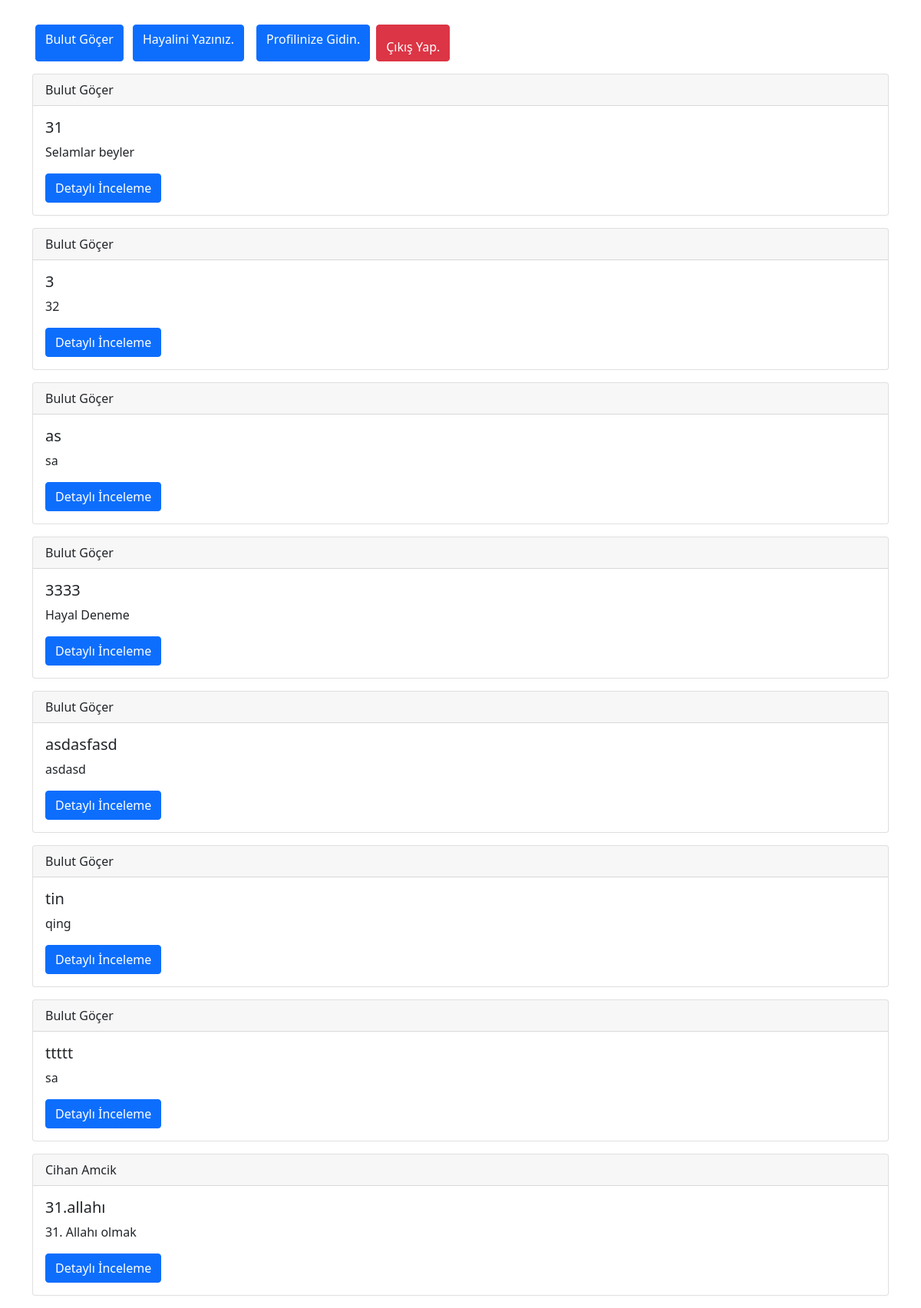
The page / (signed in) on the database its author committed.
### user.py (models this page shows, shortened)
class DreamModel(db.Model):
    __tablename__ = "dreams"
    id = db.Column(db.Integer, primary_key=True, autoincrement=True)
    dream = db.Column(db.String(300), nullable=False)
    detail = db.Column(db.Text)
    quote = db.Column(db.String(300), nullable=False)
    user_id = db.Column(db.Integer, db.ForeignKey('users.id'))
    user = db.relationship("UserModel")
    @classmethod
    def find_all(cls):
        return cls.query.all()
    def get_user_id(self):
        return self.user_id

### app.py (the view)
@app.route('/', methods=["GET"])
def home():
    if 'email' in session:
        email = session['email']
        me = UserModel.find_by_email(email=email)
        name = me.get_name_surname()
        return render_template('home.html', me=me, dreams=dream_list_by_name(), name=name)
    return render_template('home.html', me=False, dreams=[])

### app.py (called while the page is built)
def dream_list_by_name():
    dreams = DreamModel.find_all()
    dreams_with_names = []
    for dream in dreams:
        user = UserModel.find_by_id(dream.get_user_id())
        dreams_with_names.append((user.get_name_surname(), dream))
    return dreams_with_names

### user.py (called while the page is built)
    @classmethod
    def find_by_email(cls, email: str):
        return cls.query.filter_by(email=email).first()

    @classmethod
    def find_by_id(cls, id: int):
        return cls.query.filter_by(id=id).first()

    def get_name_surname(self) -> str:
        return f"{self.name} {self.surname}"

### templates/home.html (shortened to what this page needs)
{% extends 'base.html' %}
{% block content %}
<div class="container pt-3">
    <div class="d-flex my-3">
        {% if not me %}
        <a class = "btn btn-primary mx-1" href="/login">Giriş yapınız.</a>
        <a class = "btn btn-secondary mx-3" href="/register">Kaydolunuz.</a>
        {% else %}
        <a class = "btn btn-primary mx-1" >{{name}}</a>
        <a class = "btn btn-primary mx-2" href="/create">Hayalini Yazınız.</a>
        <a class = "btn btn-primary mx-2" href = "/profile">Profilinize Gidin.</a>
        <a class = "btn btn-danger pt-3" href="/logout">Çıkış Yap.</a>
        {% endif %}
    </div>
    {% for d in dreams %}
    <div class="card mb-3">
      <div class="card-header">
          {{ d[0]}}
      </div>
      <div class="card-body">
        <h5 class="card-title">{{ d[1].quote }}</h5>
        <p class="card-text">{{ d[1].dream }}</p>
        <a href="#" class="btn btn-primary">Detaylı İnceleme</a>
      </div>
    </div>
    {% endfor %}
</div>
{% endblock %}

### rows shown on the page
DreamModel: d "Bulut Göçer", quote "31", dream "Selamlar beyler"
DreamModel: d "Bulut Göçer", quote "3", dream "32"
DreamModel: d "Bulut Göçer", quote "as", dream "sa"
DreamModel: d "Bulut Göçer", quote "3333", dream "Hayal Deneme"
DreamModel: d "Bulut Göçer", quote "asdasfasd", dream "asdasd"
DreamModel: d "Bulut Göçer", quote "tin", dream "qing"
DreamModel: d "Bulut Göçer", quote "ttttt", dream "sa"
DreamModel: d "Cihan Amcik", quote "31.allahı", dream "31. Allahı olmak"

### other values the page prints
{{ name }} "Bulut Göçer"
